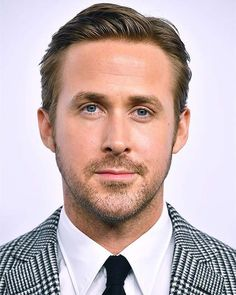
#> input picture UI/test_images/ryan-test.jpg, 236 x 295 px, found by its file name
$ jupyter execute --allow-errors celebrity-classification.ipynb   (shell and % lines are left out)
#> lines starting #> are read from the running program, lines starting #| are printed output that depends on the picture; after the words box and inside, x2 and y2 are one past the last pixel; in counts of white or black regions, pixels touching at a corner belong together
[cell 1]
import numpy as np
import cv2
import matplotlib.pyplot as plt

# Pre-processing : Detect faces and eyes

[cell 2]
img = cv2.imread("./test_images/ryan-test.jpg")
#> img is the input picture: shape (295, 236, 3); mean B, G, R 178.1, 176.9, 195.1
img.shape
#> Out = (295, 236, 3)

[cell 3]
plt.imshow(img)

[cell 4]
gray = cv2.cvtColor(img,cv2.COLOR_BGR2GRAY)
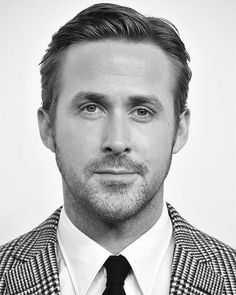
#> gray: shape (295, 236); min 1, max 255, mean 182.5
gray.shape
#> Out = (295, 236)

[cell 5]
gray

[cell 6]
plt.imshow(gray,cmap='gray')

[cell 7]
face_cascade = cv2.CascadeClassifier('.\opencv\haarcascade_frontalface_default.xml')
eye_cascade = cv2.CascadeClassifier('.\opencv\haarcascade_eye.xml')

faces = face_cascade.detectMultiScale(gray, 1.3, 5)
#> faces = [[34, 43, 169, 169]]
faces
#> Out = [[34, 43, 169, 169]]

[cell 8]
(x,y,w,h) = faces[0]
#> x = 34; y = 43; w = 169; h = 169
x,y,w,h
#> Out = (34, 43, 169, 169)

[cell 9]
face_img = cv2.rectangle(img, (x,y),(x+w, y+h), (255,0,0),2)
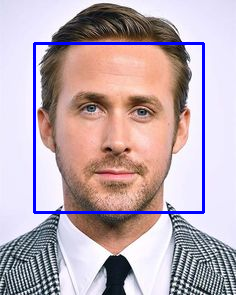
#> face_img: shape (295, 236, 3); mean B, G, R 179.9, 171.3, 189.1
plt.imshow(face_img)

[cell 10]
cv2.destroyAllWindows()
for (x,y,w,h) in faces:
    face_img = cv2.rectangle(img,(x,y),(x+w,y+h),(255,0,0),2)
    roi_gray = gray[y:y+h, x:x+w]
    roi_color = face_img[y:y+h, x:x+w]
    eyes = eye_cascade.detectMultiScale(roi_gray)
    for (ex,ey,ew,eh) in eyes:
        cv2.rectangle(roi_color,(ex,ey),(ex+ew,ey+eh),(0,255,0),2)
#> this loop made 1 pass
#> (x, y, w, h, eyes) on pass 1: (34, 43, 169, 169, [[37, 44, 41, 41], [85, 48, 41, 41]])
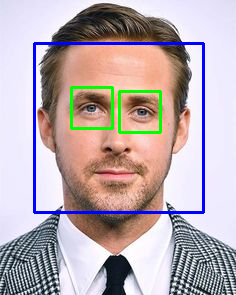
#> img: shape (295, 236, 3); 1.4% of pixels changed, all inside (x1, y1, x2, y2) = (70, 86, 162, 134)
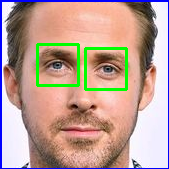
#> roi_color: shape (169, 169, 3); mean B, G, R 149.3, 160.3, 188.3


plt.figure()
plt.imshow(face_img, cmap='gray')
plt.show()

Crop the facial region

[cell 11]
# roi = region of interest ----> it is croping the face
plt.imshow(roi_color,cmap='gray')

[cell 12]
cropped_img = np.array(roi_color)
cropped_img.shape
#> Out = (169, 169, 3)

Use Wavelet Transform as a feature for training our model

[cell 13]
import numpy as np
import pywt
import cv2

def w2d(img, mode='haar', level=1):
#> called with mode = 'db1', level = 5
    imArray = img
    #Datatype conversions
    #convert to grayscale
    imArray = cv2.cvtColor( imArray,cv2.COLOR_RGB2GRAY )
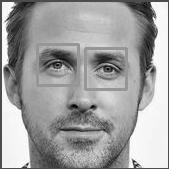
#> imArray: shape (169, 169); min 3, max 255, mean 160.2
    #convert to float
    imArray =  np.float32(imArray)
    imArray /= 255;
    # compute coefficients
    coeffs=pywt.wavedec2(imArray, mode, level=level)
#> coeffs = 6 items

    #Process Coefficients
    coeffs_H=list(coeffs)
#> coeffs_H = 6 items
    coeffs_H[0] *= 0;

    # reconstruction
    imArray_H=pywt.waverec2(coeffs_H, mode);
    imArray_H *= 255;
    imArray_H =  np.uint8(imArray_H)
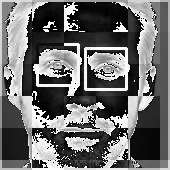
#> imArray_H: shape (170, 170); min 0, max 255, mean 106.5
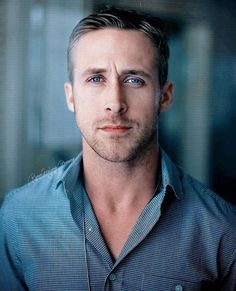
#> input picture UI/test_images/ryan-test2.jpg, 236 x 291 px, found by its file name
#> further down, original_image is the input picture: shape (291, 236, 3); mean B, G, R 112.5, 99.7, 84.9

    return imArray_H

[cell 14]
im_har = w2d(cropped_img,'db1',5)
plt.imshow(im_har, cmap='gray')

Load image, detect face. If eyes >=2, then save and crop the face region

[cell 15]
def get_cropped_image_if_2_eyes(image_path):
#> called with image_path = './test_images/ryan-test2.jpg'
    img = cv2.imread(image_path)
    gray = cv2.cvtColor(img, cv2.COLOR_BGR2GRAY)
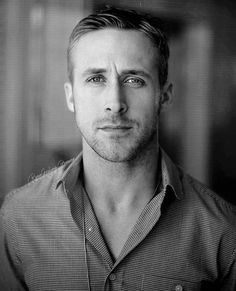
#> gray: shape (291, 236); min 0, max 253, mean 96.8
    faces = face_cascade.detectMultiScale(gray, 1.3, 5)
#> faces = [[58, 34, 116, 116]]
    for (x,y,w,h) in faces:
        roi_gray = gray[y:y+h, x:x+w]
        roi_color = img[y:y+h, x:x+w]
        eyes = eye_cascade.detectMultiScale(roi_gray)
        if len(eyes) >= 2:
            return roi_color
#> this loop made 1 pass
#> (x, y, w, h, eyes) on pass 1: (58, 34, 116, 116, [[24, 31, 28, 28], [63, 34, 27, 27]])
#> pass 1, in get_cropped_image_if_2_eyes, `roi_gray = gray[y:y+h, x:x+w]`:
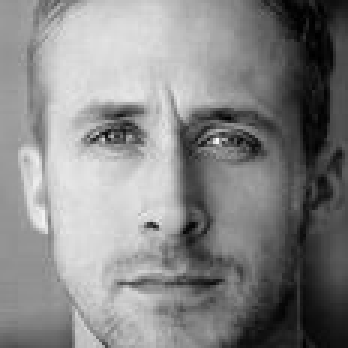
#> roi_gray: shape (116, 116) (shown 3 times larger); min 0, max 253, mean 133.8
#> pass 1, in get_cropped_image_if_2_eyes, `roi_color = img[y:y+h, x:x+w]`:
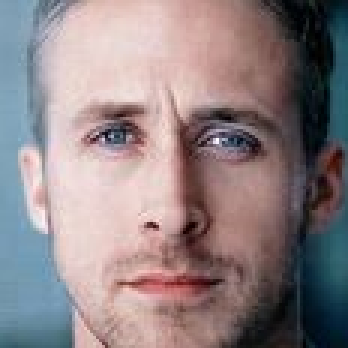
#> roi_color: shape (116, 116, 3) (shown 3 times larger); mean B, G, R 131.9, 129.6, 142.9

[cell 16]
original_image = cv2.imread('./test_images/ryan-test2.jpg')
plt.imshow(original_image)

[cell 17]
cropped_image = get_cropped_image_if_2_eyes('./test_images/ryan-test2.jpg')
plt.imshow(cropped_image)

[cell 18]
path_to_data = "./dataset/"
path_to_crop_data = "./dataset/cropped/"

[cell 19]
import os
img_dirs = []
#> (the rest of this cell did not finish here and is left out)

[cell 20]
img_dirs

Go through all images in dataset folder and create cropped images for them. There will be cropped folder inside dataset folder after you run this code

[cell 21]
import shutil
if os.path.exists(path_to_crop_data):
          shutil.rmtree(path_to_crop_data)
os.mkdir(path_to_crop_data)

[cell 22]
cropped_image_dirs = []
celebrity_files_name_dict = {}

for img_dir in img_dirs:
          count = 1
          celebrity_name = img_dir.split('/')[-1]
          print(celebrity_name)

          celebrity_files_name_dict[celebrity_name] = []

          for entry in os.scandir(img_dir):
                  roi_color = get_cropped_image_if_2_eyes(entry.path)
                  if roi_color is not None:
                          cropped_folder = path_to_crop_data + celebrity_name
                          if not os.path.exists(cropped_folder):
                                  os.makedirs(cropped_folder)
                                  cropped_image_dirs.append(cropped_folder)
                                  print("Generating cropped images in folder : ",cropped_folder)

                          cropped_file_name = celebrity_name + str(count) + ".png"
                          cropped_file_path = cropped_folder + "/" + cropped_file_name

                          cv2.imwrite(cropped_file_path, roi_color)
                          celebrity_files_name_dict[celebrity_name].append(cropped_file_path)
                          count += 1

Now you should have cropped folder under datasets folder that contains cropped images

Manually examine cropped folder and delete any unwanted images

[cell 23]
celebrity_file_names_dict = {}
for img_dir in cropped_image_dirs:
    celebrity_name = img_dir.split('/')[-1]
    file_list = []
    for entry in os.scandir(img_dir):
        file_list.append(entry.path)
    celebrity_file_names_dict[celebrity_name] = file_list
celebrity_file_names_dict

[cell 24]
class_dict = {}
count = 0
for celebrity_name in celebrity_files_name_dict.keys():
          class_dict[celebrity_name] = count
          count = count + 1
class_dict
